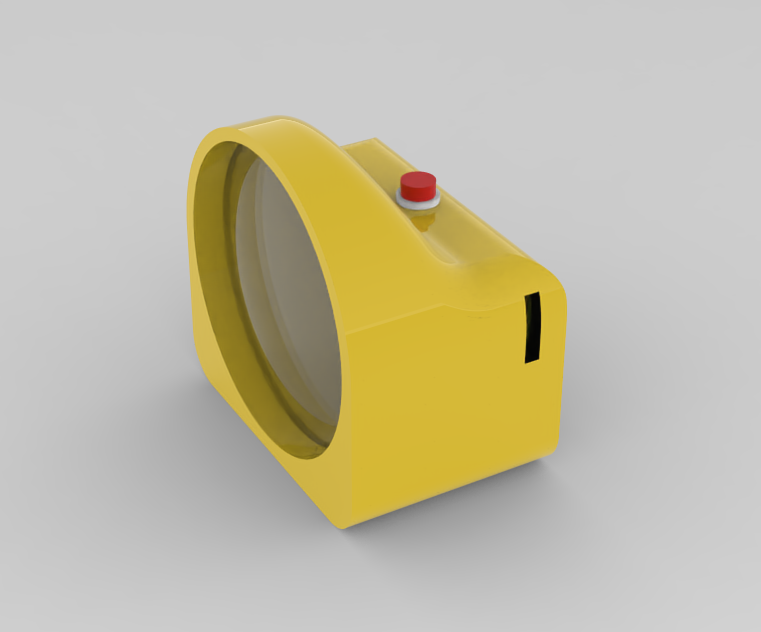
#> input picture Prototype/1.PNG, 761 x 632 px, given in place of matrix2.mp4, which was not available
$ python make_dat_file.py
#> lines starting #> are read from the running program, lines starting #| are printed output that depends on the picture; after the words box and inside, x2 and y2 are one past the last pixel; in counts of white or black regions, pixels touching at a corner belong together; pictures that were not available may be replaced by others from this repository, and a replacement may not be noted
# this file makes the .dat file from the original video
# the .dat file has the frames ready to play using main.py

import os,sys
import numpy as np
import cv2

video = cv2.VideoCapture('matrix2.mp4')
vfc = -1 # start naming at 0

if not os.path.isdir('frames'):
    os.makedirs('frames')

openfile = open('the_matrix.dat',mode='wb')

##cv2.namedWindow('frame',cv2.WINDOW_NORMAL)
##cv2.createTrackbar('value1','frame',3,25,lambda x:x)
##cv2.createTrackbar('value2','frame',1,25,lambda x:x)


while 1:

    try:

        retv,frame = video.read()
#> frame is the input picture: shape (632, 761, 3); mean B, G, R 166, 188.9, 194.5

        frame = cv2.cvtColor(frame,cv2.COLOR_BGR2GRAY)
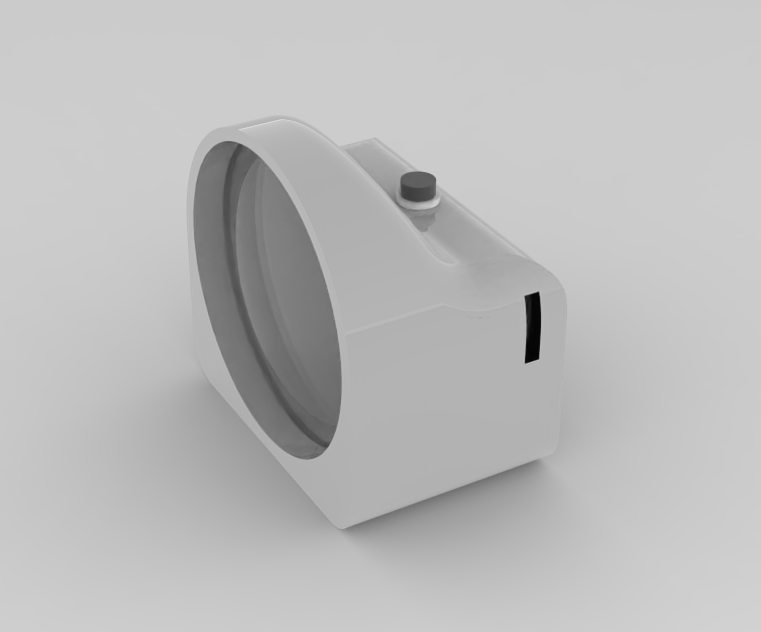
#> frame: shape (632, 761); min 3, max 218, mean 187.9

        # [8 lines of commented-out code are left out]
        frame = frame[94:94+532, 108:108+1064]
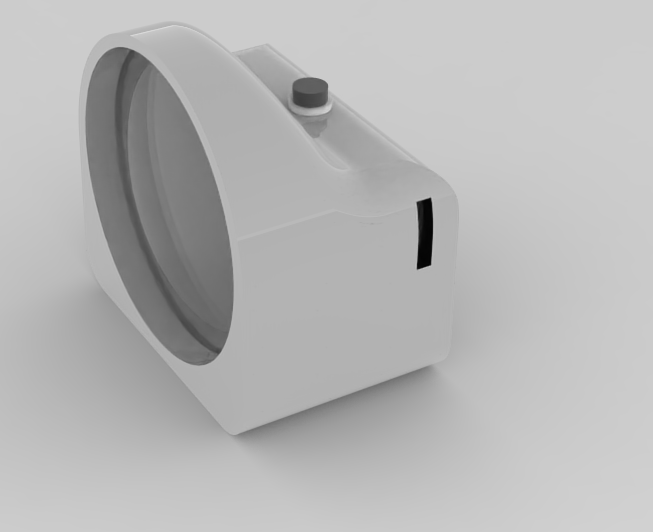
#> frame: shape (532, 653); min 3, max 218, mean 182.5

        # resize
        frame = cv2.resize(frame,(128,64),interpolation=cv2.INTER_LINEAR)
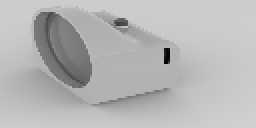
#> frame: shape (64, 128) (shown 2 times larger); min 5, max 209, mean 182.5

    # [7 lines of commented-out code are left out]

        retv,frame = cv2.threshold(frame,40,255,cv2.THRESH_BINARY)
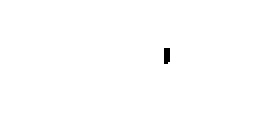
#> frame: shape (64, 128) (shown 2 times larger); 99.7% white; 1 black region, box (x1, y1, x2, y2) and area: (82, 24, 85, 32) 23
        # [7 lines of commented-out code are left out]
        if 1: #np.sum(frame):

            vfc += 1
            if vfc >= 100 and vfc%100==0:
                print(vfc)

            # write frame to file
            # this is the format used by the oled
            ba = bytearray()
            for page in range(8):
                for col in range(128):
                    byte = 0
                    orv = 1
                    for y in range(8):
                        row = page*8 + y
                        if frame[row][col]:
                            byte |= orv
                        orv *= 2
                    ba.append(byte)
            openfile.write(bytes(ba))

            # show
            cv2.imshow('frame',frame)
            if cv2.waitKey(1) & 0xFF == ord('q'):
#> (key q is pressed here)
                break

        # done
        if 0:#vfc >= 6112:
            break

    except:
        break

openfile.close()

video.release()
cv2.destroyAllWindows()

print(vfc,'frames')

$ run again, on Prototype/2.PNG
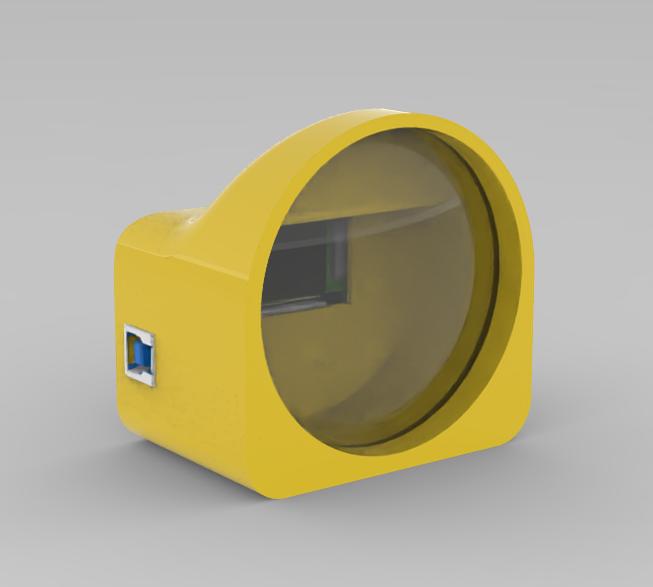
#> input picture Prototype/2.PNG, 653 x 587 px, given in place of matrix2.mp4, which was not available
#> frame is the input picture: shape (587, 653, 3); mean B, G, R 146, 172.6, 179
#> `frame = frame[94:94+532, 108:108+1064]`:
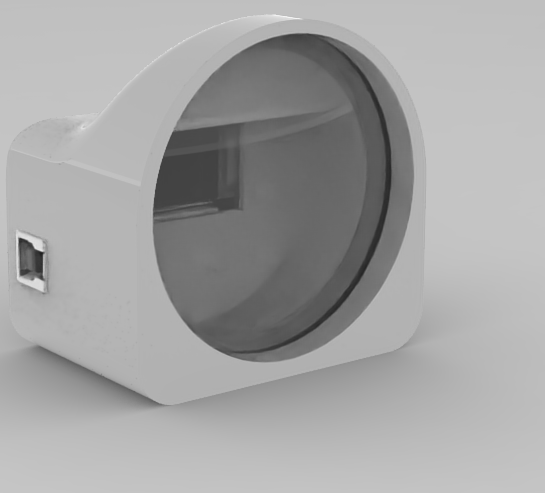
#> frame: shape (493, 545); min 29, max 246, mean 163.5
#> `frame = cv2.resize(frame,(128,64),interpolation=cv2.INTER_LINEAR)`:
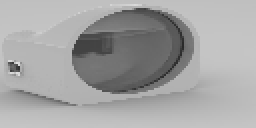
#> frame: shape (64, 128) (shown 2 times larger); min 41, max 221, mean 163.5

$ run again, on Prototype/3.PNG
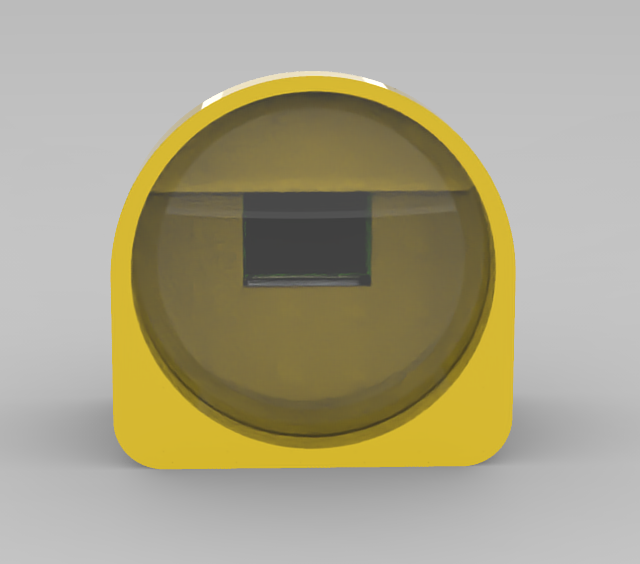
#> input picture Prototype/3.PNG, 640 x 564 px, given in place of matrix2.mp4, which was not available
#> frame is the input picture: shape (564, 640, 3); mean B, G, R 137.6, 162.6, 168.8
#> `frame = frame[94:94+532, 108:108+1064]`:
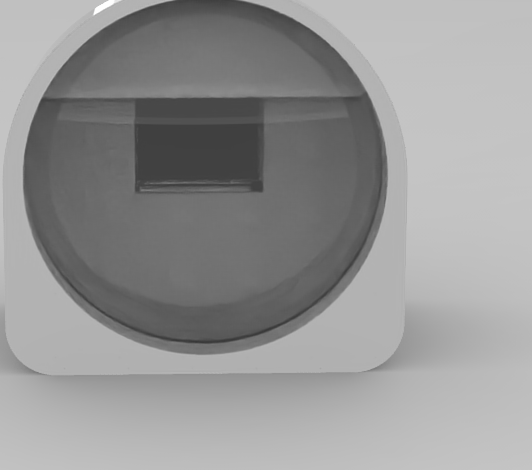
#> frame: shape (470, 532); min 55, max 255, mean 149.3
#> `frame = cv2.resize(frame,(128,64),interpolation=cv2.INTER_LINEAR)`:
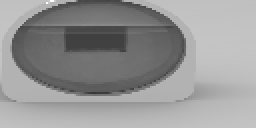
#> frame: shape (64, 128) (shown 2 times larger); min 56, max 254, mean 149.2
